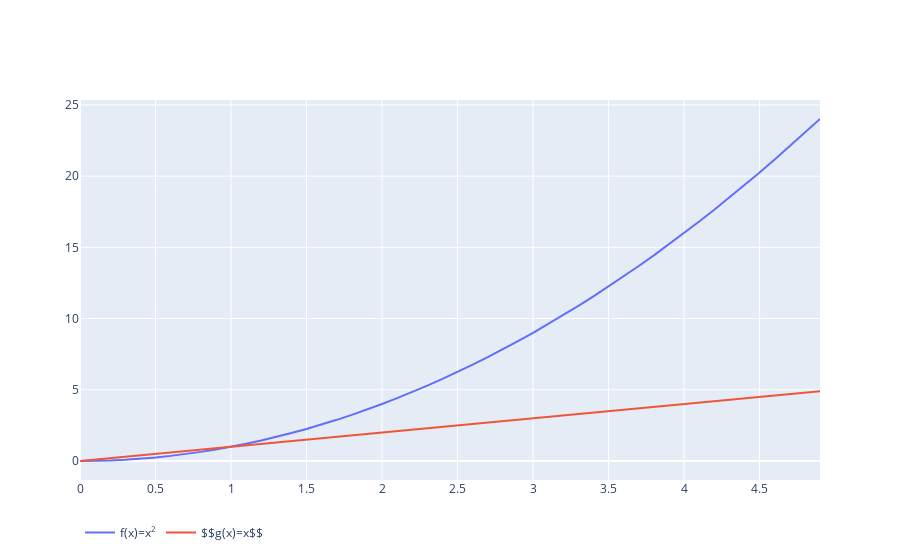

The notebook cell this image was saved under:
### Markdown cell above
с помощью атрибута legend_orientation 

fig.update_layout(legend_orientation="h") мы можем переместить легенду под график

### Code cell
fig = go.Figure()
fig.add_trace(go.Scatter(x=x, y=f(x),  name='f(x)=x<sup>2</sup>'))
fig.add_trace(go.Scatter(x=x, y=x, name='$$g(x)=x$$'))
fig.update_layout(legend_orientation="h")
fig.show()

### Figure 1 — Plotly figure (JSON) as saved in the notebook; plotly's stock layout.template omitted (floating-point values rounded to 4 significant figures)
{"data": [{"name": "f(x)=x<sup>2</sup>", "type": "scatter", "x": [0, 0.1, 0.2, 0.3, 0.4, 0.5, 0.6, 0.7, 0.8, 0.9, 1, 1.1, 1.2, 1.3, 1.4, 1.5, 1.6, 1.7, 1.8, 1.9, 2, 2.1, 2.2, 2.3, 2.4, 2.5, 2.6, 2.7, 2.8, 2.9, 3, 3.1, 3.2, 3.3, 3.4, 3.5, 3.6, 3.7, 3.8, 3.9, 4, 4.1, 4.2, 4.3, 4.4, 4.5, 4.6, 4.7, 4.8, 4.9], "y": [0, 0.01, 0.04, 0.09, 0.16, 0.25, 0.36, 0.49, 0.64, 0.81, 1, 1.21, 1.44, 1.69, 1.96, 2.25, 2.56, 2.89, 3.24, 3.61, 4, 4.41, 4.84, 5.29, 5.76, 6.25, 6.76, 7.29, 7.84, 8.41, 9, 9.61, 10.24, 10.89, 11.56, 12.25, 12.96, 13.69, 14.44, 15.21, 16, 16.81, 17.64, 18.49, 19.36, 20.25, 21.16, 22.09, 23.04, 24.01]}, {"name": "$$g(x)=x$$", "type": "scatter", "x": [0, 0.1, 0.2, 0.3, 0.4, 0.5, 0.6, 0.7, 0.8, 0.9, 1, 1.1, 1.2, 1.3, 1.4, 1.5, 1.6, 1.7, 1.8, 1.9, 2, 2.1, 2.2, 2.3, 2.4, 2.5, 2.6, 2.7, 2.8, 2.9, 3, 3.1, 3.2, 3.3, 3.4, 3.5, 3.6, 3.7, 3.8, 3.9, 4, 4.1, 4.2, 4.3, 4.4, 4.5, 4.6, 4.7, 4.8, 4.9], "y": [0, 0.1, 0.2, 0.3, 0.4, 0.5, 0.6, 0.7, 0.8, 0.9, 1, 1.1, 1.2, 1.3, 1.4, 1.5, 1.6, 1.7, 1.8, 1.9, 2, 2.1, 2.2, 2.3, 2.4, 2.5, 2.6, 2.7, 2.8, 2.9, 3, 3.1, 3.2, 3.3, 3.4, 3.5, 3.6, 3.7, 3.8, 3.9, 4, 4.1, 4.2, 4.3, 4.4, 4.5, 4.6, 4.7, 4.8, 4.9]}], "layout": {"legend": {"orientation": "h"}}}
